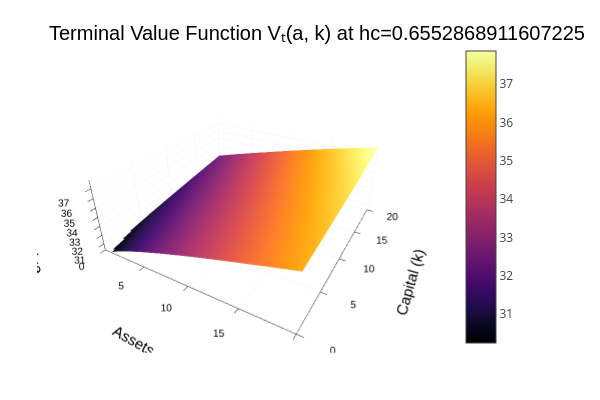

The notebook cell this image was saved under:
### Code cell
# Get the grids
a_grid = model_baseline.a_grid
k_grid = model_baseline.k_grid
hc_mid = Int(ceil(length(model_baseline.hc_grid) / 2))
T_terminal = model_baseline.T

# Slice value function for fixed hc
V_slice = model_baseline.sol_v[T_terminal, :, :, 3]  # size: (Na, Nk)

# Mask values ≤ 0 as NaN (not plotted)
V_slice_clean = copy(V_slice)
V_slice_clean[V_slice_clean .<= 0] .= NaN

# 3D Surface Plot
using Plots
surface(
    a_grid, k_grid, V_slice_clean';   # Transpose for correct orientation
    xlabel = "Assets",
    ylabel = "Capital (k)",
    zlabel = "Value",
    title = "Terminal Value Function Vₜ(a, k) at hc=$(model_baseline.hc_grid[hc_mid])"
)

### Figure 1 — Plotly figure (JSON) as saved in the notebook; plotly's stock layout.template omitted (floating-point values rounded to 4 significant figures; data arrays with more than 128 entries replaced by an {"elided": "..."} marker saying what was removed)
{"data": [{"colorbar": {"len": 0.8657, "title": "", "x": 0.7605, "y": 0.5087}, "colorscale": {"elided": "256x2 mixed values"}, "name": "y1", "opacity": null, "scene": "scene", "showlegend": false, "showscale": true, "type": "surface", "x": [0, 0.2528, 0.5808, 0.9448, 1.334, 1.744, 2.171, 2.612, 3.066, 3.531, 4.007, 4.492, 4.987, 5.489, 6, 6.543, 7.248, 8.029, 8.866, 9.746, 10.66, 11.61, 12.58, 13.58, 14.61, 15.65, 16.71, 17.79, 18.89, 20], "xaxis": "x", "y": [0, 0.1669, 0.3834, 0.6237, 0.8809, 1.151, 1.433, 1.724, 2.024, 2.331, 2.645, 2.966, 3.292, 3.624, 3.961, 4.303, 4.649, 5, 5.76, 6.747, 7.842, 9.014, 10.25, 11.53, 12.86, 14.22, 15.62, 17.05, 18.51, 20], "yaxis": "y", "z": {"elided": "30x30 float values"}, "zaxis": "z", "zmax": 37.87, "zmin": 30.25}], "layout": {"annotations": [{"font": {"color": "rgba(0, 0, 0, 1.000)", "family": "sans-serif", "size": 20}, "rotation": 0, "showarrow": false, "text": "Terminal Value Function Vₜ(a, k) at hc=0.6552868911607225", "x": 0.5275, "xanchor": "center", "xref": "paper", "y": 1, "yanchor": "top", "yref": "paper"}], "height": 400, "legend": {"bgcolor": "rgba(255, 255, 255, 1.000)", "bordercolor": "rgba(0, 0, 0, 1.000)", "borderwidth": 1, "font": {"color": "rgba(0, 0, 0, 1.000)", "family": "sans-serif", "size": 11}, "title": {"font": {"color": "rgba(0, 0, 0, 1.000)", "family": "sans-serif", "size": 15}, "text": ""}, "tracegroupgap": 0, "traceorder": "normal", "x": 1, "xanchor": "auto", "y": 1, "yanchor": "auto"}, "margin": {"b": 20, "l": 0, "r": 0, "t": 20}, "paper_bgcolor": "rgba(255, 255, 255, 1.000)", "plot_bgcolor": "rgba(255, 255, 255, 1.000)", "scene": {"camera": {"eye": {"x": 1.126, "y": -1.95, "z": 1.3}, "projection": "orthographic"}, "domain": {"x": [0.06165, 0.7605], "y": [0.07581, 0.9415]}, "xaxis": {"gridcolor": "rgba(0, 0, 0, 0.100)", "gridwidth": 0.5, "linecolor": "rgba(0, 0, 0, 1.000)", "mirror": false, "range": [0, 20], "showgrid": true, "showline": true, "showticklabels": true, "tickangle": 0, "tickcolor": "rgb(0, 0, 0)", "tickfont": {"color": "rgba(0, 0, 0, 1.000)", "family": "sans-serif", "size": 11}, "tickmode": "array", "ticks": "inside", "ticktext": ["0", "5", "10", "15", "20"], "tickvals": [0, 5, 10, 15, 20], "title": "Assets", "titlefont": {"color": "rgba(0, 0, 0, 1.000)", "family": "sans-serif", "size": 15}, "type": "-", "visible": true, "zeroline": false, "zerolinecolor": "rgba(0, 0, 0, 1.000)"}, "yaxis": {"gridcolor": "rgba(0, 0, 0, 0.100)", "gridwidth": 0.5, "linecolor": "rgba(0, 0, 0, 1.000)", "mirror": false, "range": [0, 20], "showgrid": true, "showline": true, "showticklabels": true, "tickangle": 0, "tickcolor": "rgb(0, 0, 0)", "tickfont": {"color": "rgba(0, 0, 0, 1.000)", "family": "sans-serif", "size": 11}, "tickmode": "array", "ticks": "inside", "ticktext": ["0", "5", "10", "15", "20"], "tickvals": [0, 5, 10, 15, 20], "title": "Capital (k)", "titlefont": {"color": "rgba(0, 0, 0, 1.000)", "family": "sans-serif", "size": 15}, "type": "-", "visible": true, "zeroline": false, "zerolinecolor": "rgba(0, 0, 0, 1.000)"}, "zaxis": {"gridcolor": "rgba(0, 0, 0, 0.100)", "gridwidth": 0.5, "linecolor": "rgba(0, 0, 0, 1.000)", "mirror": false, "range": [30.25, 37.87], "showgrid": true, "showline": true, "showticklabels": true, "tickangle": 0, "tickcolor": "rgb(0, 0, 0)", "tickfont": {"color": "rgba(0, 0, 0, 1.000)", "family": "sans-serif", "size": 11}, "tickmode": "array", "ticks": "inside", "ticktext": ["31", "32", "33", "34", "35", "36", "37"], "tickvals": [31, 32, 33, 34, 35, 36, 37], "title": "Value", "titlefont": {"color": "rgba(0, 0, 0, 1.000)", "family": "sans-serif", "size": 15}, "type": "-", "visible": true, "zeroline": false, "zerolinecolor": "rgba(0, 0, 0, 1.000)"}}, "showlegend": true, "width": 600}}
